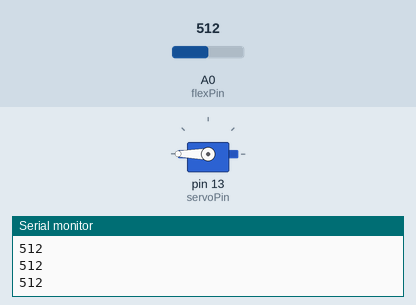
Recording of a sketch running on a simulated Arduino Uno, built with avr-gcc and run on an emulated ATmega328P. On the bench: servo, the last lines printed to the serial monitor. The inputs (shaded band) are chosen by the test bench; at power-on: A0 (flexPin) = 512.

Above: at 1.2 s.
1.3 s: A0 (flexPin) set to 54
2.8 s: A0 (flexPin) set to 46
At 3.7 s:
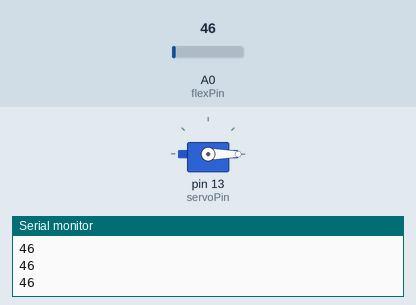
4.3 s: A0 (flexPin) set to 122
At 4.8 s:
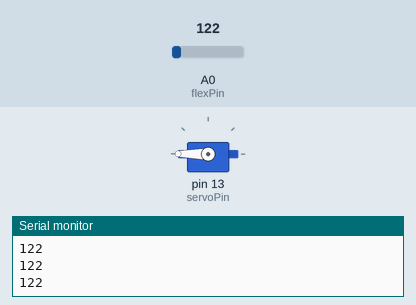
5.8 s: A0 (flexPin) set to 40
At 7.2 s:
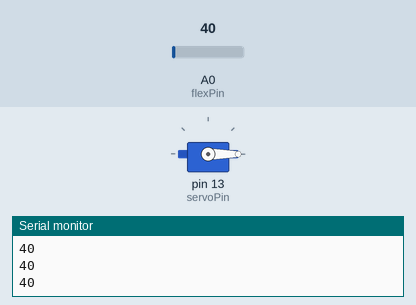
Timing chart, 0 to 8.3 s (numbered marks = the images above; inputs shaded):
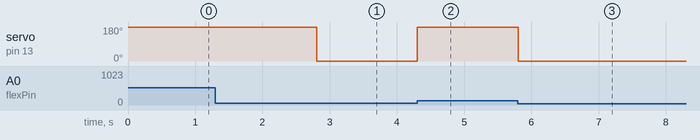

Measured:
- the behaviour switches between 51 and 50 on A0 (flexPin) (found by bisection; images 0 and 1)
- after the input at 2.8 s, servo on pin 13 (servoPin): 180° → 0° at once
- after the input at 4.3 s, servo on pin 13 (servoPin): 0° → 180° at once
- after the input at 5.8 s, servo on pin 13 (servoPin): 180° → 0° at once

The sketch:

acmmm-demo.ino
```cpp
#include <Servo.h>

int flexPin = 0;
int servoPin = 13;

Servo FingerServo;

void setup(void) {
  Serial.begin(9600);
  FingerServo.attach(servoPin);
}

void loop(void) {
  int flexRaw = analogRead(flexPin);
  Serial.println(flexRaw);
//  delay(1000);

  if (flexRaw > 50) { // open
    FingerServo.write(180);
  } else { // closed
    FingerServo.write(0);
  }
//  delay(15);
}
```
